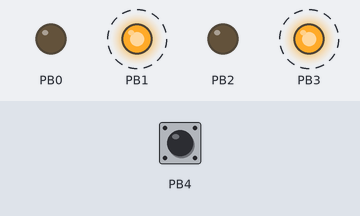
Recording of a sketch running on a simulated ATtiny85, built with avr-gcc and run on an emulated ATtiny85. Shown: output pins drawn as LEDs (lit = HIGH). Dashed ring = blinking. The inputs (shaded band) are chosen by the test bench; at power-on: PB4 HIGH.

Above: at 0.87 s.
1.3 s: PB4 pulled LOW for 0.15 s
At 1.37 s:
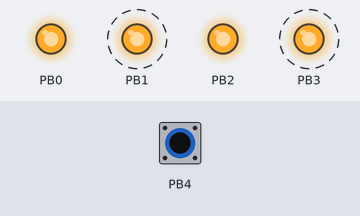
4.3 s: PB4 pulled LOW for 1 s
At 5.62 s:
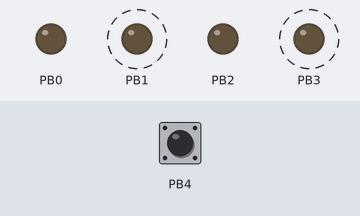
7.3 s: PB4 pulled LOW for 3.2 s
At 7.62 s:
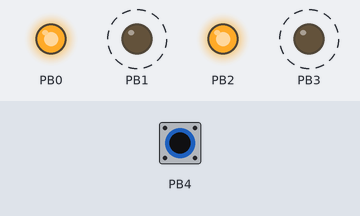
Timing chart, 0 to 18.0 s (numbered marks = the images above; inputs shaded):
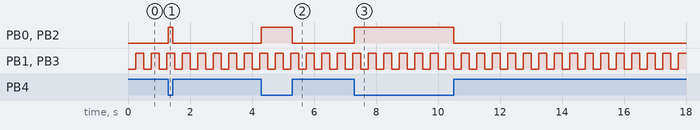

The sketch:

PInINterrupt.ino
```cpp
#define F_CPU 16000000UL
#include <avr/io.h>
#include <util/delay.h>
#include <avr/interrupt.h>

void setup() {
  // put your setup code here, to run once:
  DDRB = 0x0F;         // enable PB0-PB3 as outputs
  PORTB |= (1 << PB4); // enable pullup on pushbutton output and PCINT4 interrupt
  initInterrupt();
}

void loop() {
  // put your main code here, to run repeatedly:
    // initializations

    _delay_ms(250);
    PORTB ^= (1 << PB1) | (1 << PB3);

}
static inline void initInterrupt(void)
{
  GIMSK |= (1 << PCIE);   // pin change interrupt enable
  PCMSK |= (1 << PCINT4); // pin change interrupt enabled for PCINT4
  sei();                  // enable interrupts
}

ISR(PCINT0_vect)
{
  PORTB ^= (1 << PB0) | (1 << PB2);  // toggle pins PB0 and PB2, on logical change PCINT4 pin
}
```

Measured:
- after the input at 1.3 s, PB0, PB2: LOW → HIGH at once, → LOW 0.15 s later
- after the input at 4.3 s, PB0, PB2: LOW → HIGH at once, → LOW 1.0 s later
- after the input at 7.3 s, PB0, PB2: LOW → HIGH at once, → LOW 3.2 s later
- by itself, PB1, PB3: alternates HIGH for 0.25 s and LOW for 0.25 s
